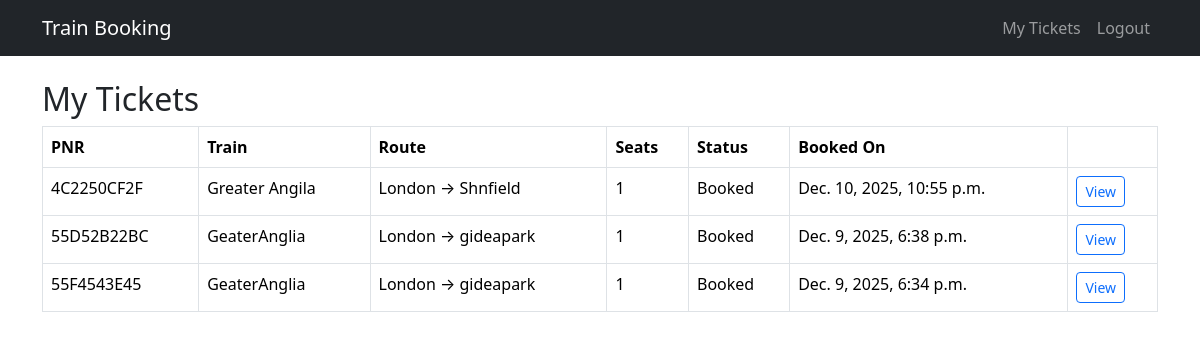
The app's page /tickets/ (signed in), older data.
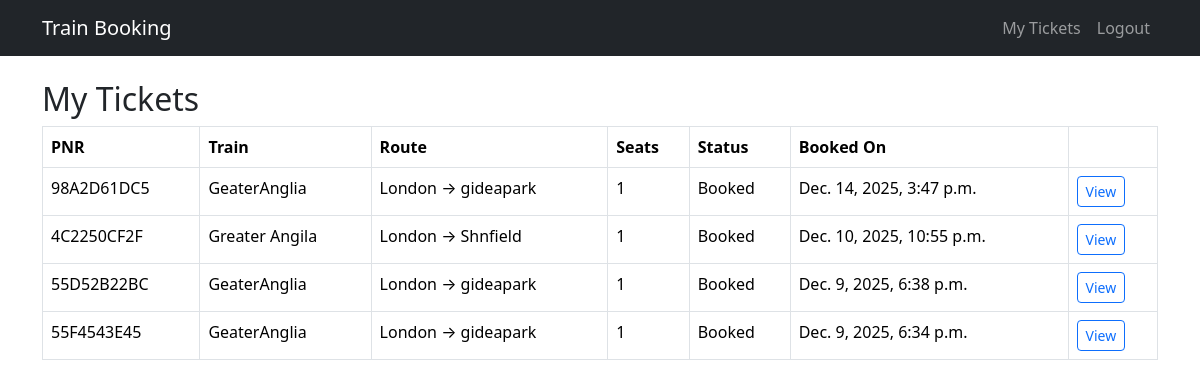
The same page, newer data.
### booking/models.py (models this page shows, shortened)
class Ticket(models.Model):
    STATUS_CHOICES = [
        ('BOOKED', 'Booked'),
        ('CANCELLED', 'Cancelled'),
    ]
    user = models.ForeignKey(User, on_delete=models.CASCADE)
    train = models.ForeignKey(Train, on_delete=models.CASCADE)
    booked_on = models.DateTimeField(auto_now_add=True)
    seats = models.PositiveIntegerField()
    pnr = models.CharField(max_length=20, unique=True, blank=True)
    status = models.CharField(max_length=20, choices=STATUS_CHOICES, default='BOOKED')

class Train(models.Model):
    name = models.CharField(max_length=100)
    source = models.CharField(max_length=100)
    destination = models.CharField(max_length=100)
    departure_time = models.DateTimeField()
    arrival_time = models.DateTimeField(null=True, blank=True)
    seats_total = models.PositiveIntegerField(default=100)
    seats_available = models.PositiveIntegerField(default=100)

### booking/views.py (the view)
# urls.py: path('tickets/', views.my_tickets, name='my_tickets'),
@login_required
def my_tickets(request):
    tickets = Ticket.objects.filter(user=request.user).order_by('-booked_on')
    return render(request, 'booking/my_tickets.html', {'tickets': tickets})

### templates/booking/my_tickets.html
{% extends 'booking/base.html' %}
{% block content %}
<h2>My Tickets</h2>
<table class="table table-bordered">
  <thead>
    <tr>
      <th>PNR</th><th>Train</th><th>Route</th><th>Seats</th><th>Status</th><th>Booked On</th><th></th>
    </tr>
  </thead>
  <tbody>
    {% for t in tickets %}
    <tr>
      <td>{{ t.pnr }}</td>
      <td>{{ t.train.name }}</td>
      <td>{{ t.train.source }} → {{ t.train.destination }}</td>
      <td>{{ t.seats }}</td>
      <td>{{ t.get_status_display }}</td>
      <td>{{ t.booked_on }}</td>
      <td><a class="btn btn-sm btn-outline-primary" href="{% url 'ticket_detail' t.pnr %}">View</a></td>
    </tr>
    {% empty %}
    <tr><td colspan="7">No tickets booked yet.</td></tr>
    {% endfor %}
  </tbody>
</table>
{% endblock %}

Row changes from the older to the newer data that the page shows:
added Ticket: pnr "98A2D61DC5", train.name "GeaterAnglia", train.source "London", train.destination "gideapark", seats "1", status "Booked", booked_on "Dec. 14, 2025, 3:47 p.m."
